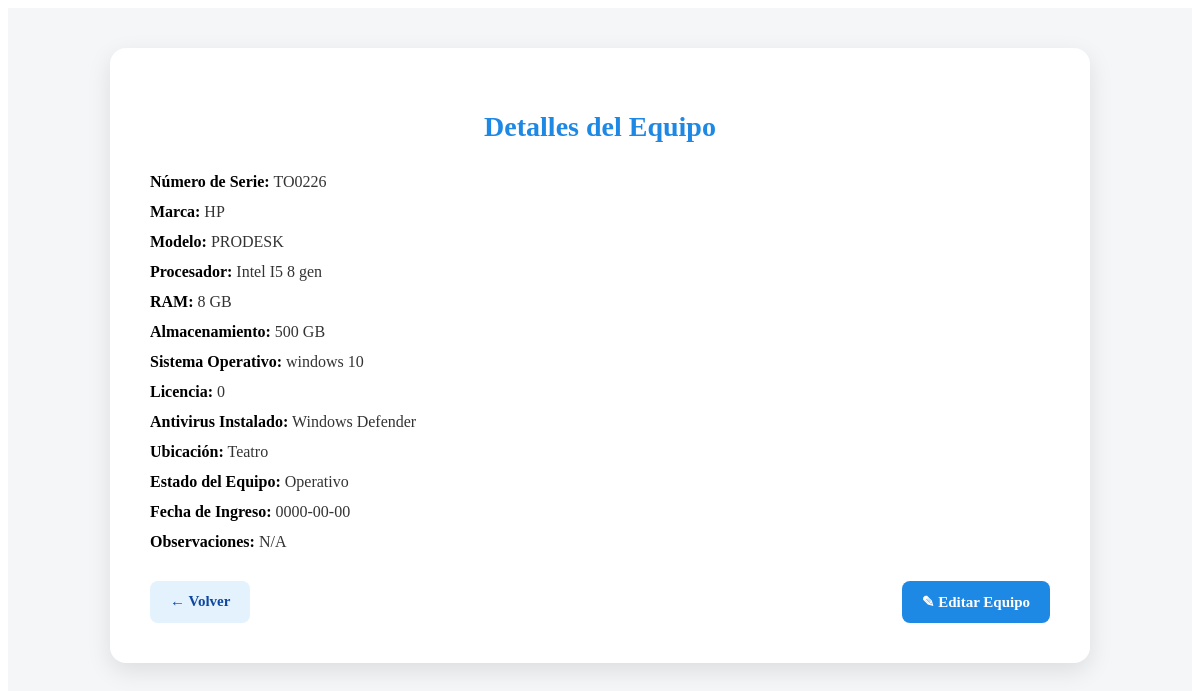
Screenshot of /vista/detalle_equipo.php?id=1 (signed in) with the database file from the repository.
### tables this page shows
CREATE TABLE `computadores` (
  `id` int(11) NOT NULL,
  `tipo_equipo` enum('Torre','Todo en uno') NOT NULL,
  `marca` varchar(100) NOT NULL,
  `modelo` varchar(100) NOT NULL,
  `numero_serie` varchar(100) NOT NULL,
  `procesador` varchar(150) NOT NULL,
  `ram_gb` int(11) NOT NULL,
  `tipo_ram` varchar(50) DEFAULT NULL,
  `almacenamiento_gb` int(11) NOT NULL,
  `tipo_almacenamiento` enum('HDD','SSD','Híbrido') NOT NULL,
  `sistema_operativo` varchar(100) DEFAULT NULL,
  `licencia_so` tinyint(1) DEFAULT 0,
  `antivirus_instalado` varchar(100) DEFAULT NULL,
  `ubicacion` varchar(100) DEFAULT NULL,
  `estado_equipo` enum('Operativo','En reparación','Dañado','Obsoleto') DEFAULT 'Operativo',
  `fecha_ingreso` date NOT NULL,
  `observaciones` text DEFAULT NULL,
  `imagen` blob DEFAULT NULL
);

### vista/detalle_equipo.php (the view, shortened to what this page needs)
<?php
require '../config/conexion.php';
$usuario = $_SESSION['usuario'];
$sql = "SELECT rol FROM usuarios WHERE usuario = ?";
$stmt = $conn->prepare($sql);
$stmt->bind_param("s", $usuario);
$stmt->execute();
$result = $stmt->get_result();
$row = $result->fetch_assoc();
$rol = $row['rol'];
$id = isset($_GET['id']) ? (int)$_GET['id'] : 0;
$sql = "SELECT * FROM computadores WHERE id = ?";
$stmt = $conn->prepare($sql);
$stmt->bind_param("i", $id);
$stmt->execute();
$result = $stmt->get_result();
$equipo = $result->fetch_assoc();
?>
<!DOCTYPE html>
<html lang="es">
<head>
    <link rel="stylesheet" href="../css/detalle.css">
</head>
    <body class="detalle-page">
    <div class="detalle-wrapper">
        <div class="detalle-card">
            <h2 class="detalle-title">Detalles del Equipo</h2>
            <div class="detalle-grid">
                <div class="detalle-info">
                    <div class="detalle-dato"><strong>Número de Serie:</strong> <?php echo htmlspecialchars($equipo['numero_serie']); ?></div>
                    <div class="detalle-dato"><strong>Marca:</strong> <?php echo htmlspecialchars($equipo['marca']); ?></div>
                    <div class="detalle-dato"><strong>Modelo:</strong> <?php echo htmlspecialchars($equipo['modelo']); ?></div>
                    <div class="detalle-dato"><strong>Procesador:</strong> <?php echo htmlspecialchars($equipo['procesador']); ?></div>
                    <div class="detalle-dato"><strong>RAM:</strong> <?php echo htmlspecialchars($equipo['ram_gb']); ?> GB</div>
                    <div class="detalle-dato"><strong>Almacenamiento:</strong> <?php echo htmlspecialchars($equipo['almacenamiento_gb']); ?> GB</div>
                    <div class="detalle-dato"><strong>Sistema Operativo:</strong> <?php echo htmlspecialchars($equipo['sistema_operativo']); ?></div>
                    <div class="detalle-dato"><strong>Licencia:</strong> <?php echo htmlspecialchars($equipo['licencia_so']); ?></div>
                    <div class="detalle-dato"><strong>Antivirus Instalado:</strong> <?php echo htmlspecialchars($equipo['antivirus_instalado']); ?></div>
                    <div class="detalle-dato"><strong>Ubicación:</strong> <?php echo htmlspecialchars($equipo['ubicacion']); ?></div>
                    <div class="detalle-dato"><strong>Estado del Equipo:</strong> <?php echo htmlspecialchars($equipo['estado_equipo']); ?></div>
                    <div class="detalle-dato"><strong>Fecha de Ingreso:</strong> <?php echo htmlspecialchars($equipo['fecha_ingreso']); ?></div>
                    <div class="detalle-dato"><strong>Observaciones:</strong> <?php echo htmlspecialchars($equipo['observaciones']); ?></div>
                </div>
            </div>
            <div class="detalle-buttons">
                <a href="ver_equipos.php" class="btn btn-secundario">← Volver</a>
                <?php if ($rol == 'admin' || $rol == 'usuario'): ?>
                <a href="editar.php?id=<?php echo $equipo['id']; ?>" class="btn btn-primario">✎ Editar Equipo</a>
                <?php endif; ?>
            </div>
        </div>
    </div>
</body>
</html>

### css/detalle.css (style rules this page uses)
.detalle-wrapper { background: #f4f6f8; min-height: 100vh; display: flex; justify-content: center; align-items: flex-start; padding: 40px 20px; }
.detalle-card { background: #ffffff; padding: 40px; border-radius: 16px; max-width: 900px; width: 100%; box-shadow: 0 8px 25px rgba(0, 0, 0, 0.1); }
.detalle-title { font-size: 28px; text-align: center; color: #1e88e5; margin-bottom: 30px; }
.detalle-grid { display: grid; grid-template-columns: 1fr 2fr; gap: 30px; align-items: start; }
.detalle-info { display: flex; flex-direction: column; gap: 12px; font-size: 16px; color: #333; }
.detalle-info strong { color: #000; }
.detalle-buttons { margin-top: 30px; display: flex; justify-content: space-between; gap: 15px; }
.btn { text-decoration: none; padding: 12px 20px; border-radius: 8px; font-weight: bold; font-size: 15px; transition: background 0.3s ease; display: inline-block; text-align: center; }
.btn-primario { background-color: #1e88e5; color: white; }
.btn-secundario { background-color: #e3f2fd; color: #0d47a1; }

### rows the page displays
computadores: numero_serie "TO0226", marca "HP", modelo "PRODESK", procesador "Intel I5 8 gen", ram_gb "8", almacenamiento_gb "500", sistema_operativo "windows 10", licencia_so "0", antivirus_instalado "Windows Defender", ubicacion "Teatro", estado_equipo "Operativo", fecha_ingreso "0000-00-00", observaciones "N/A"
